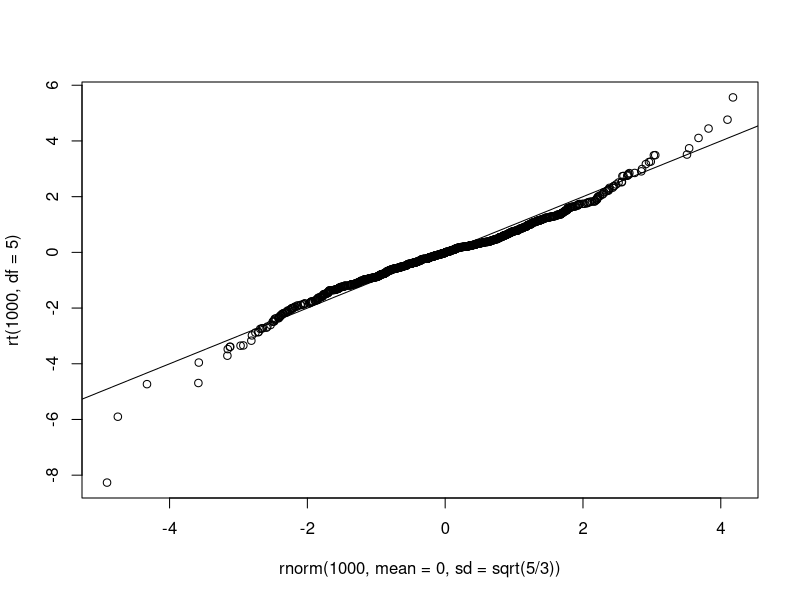
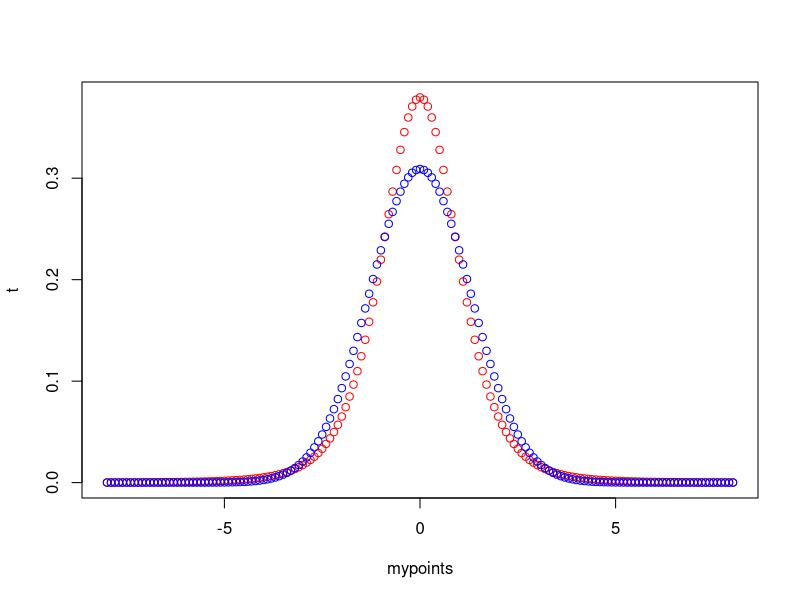
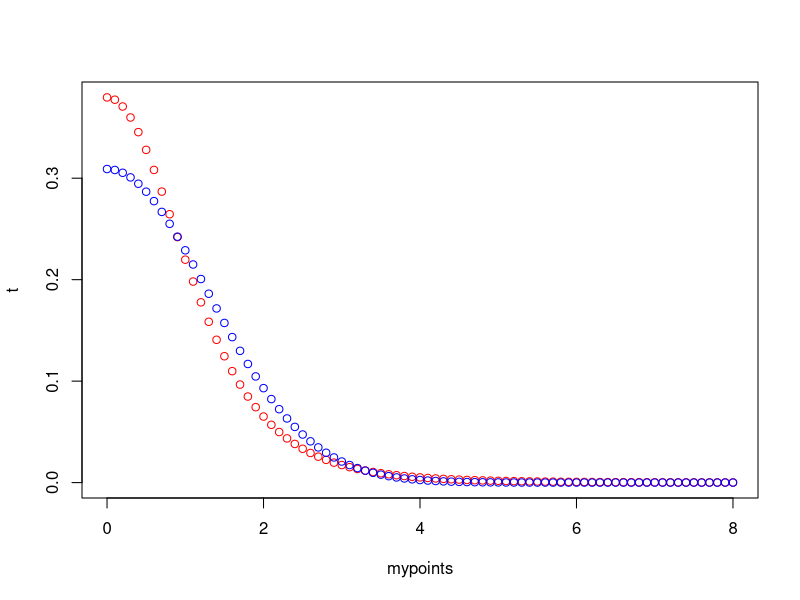
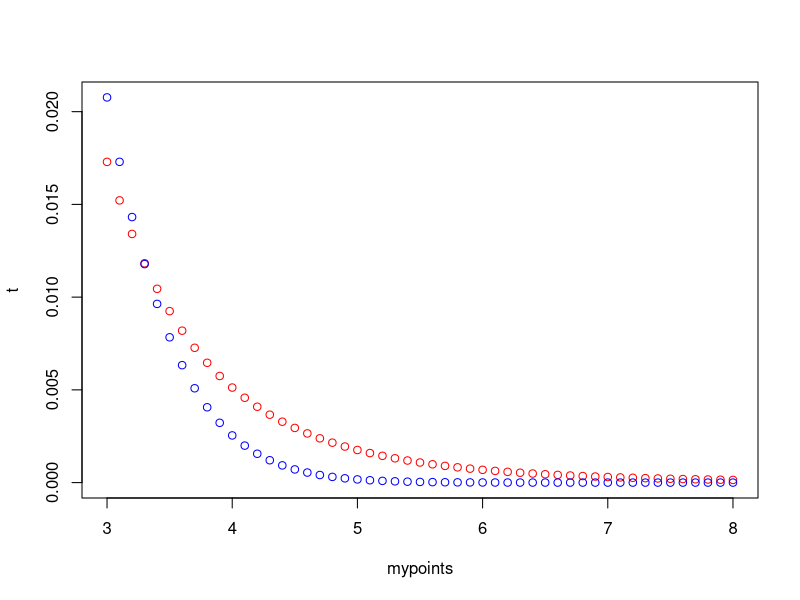
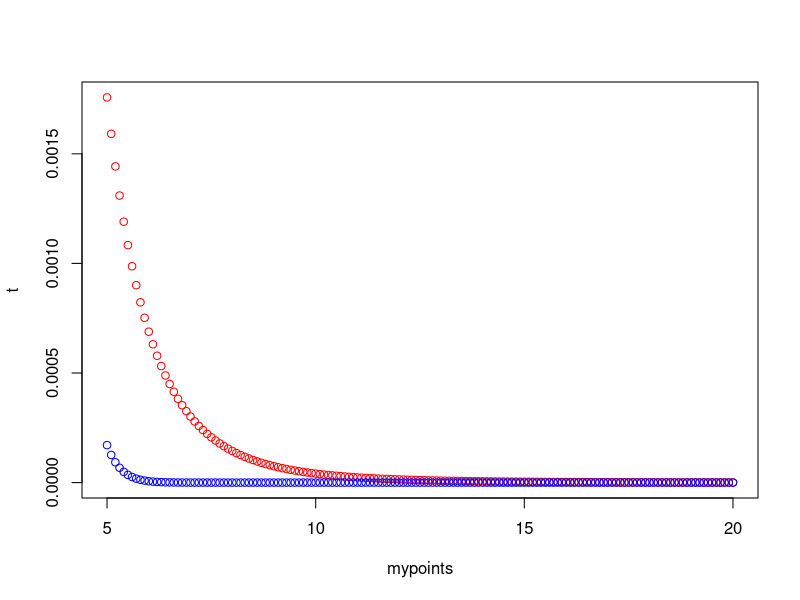
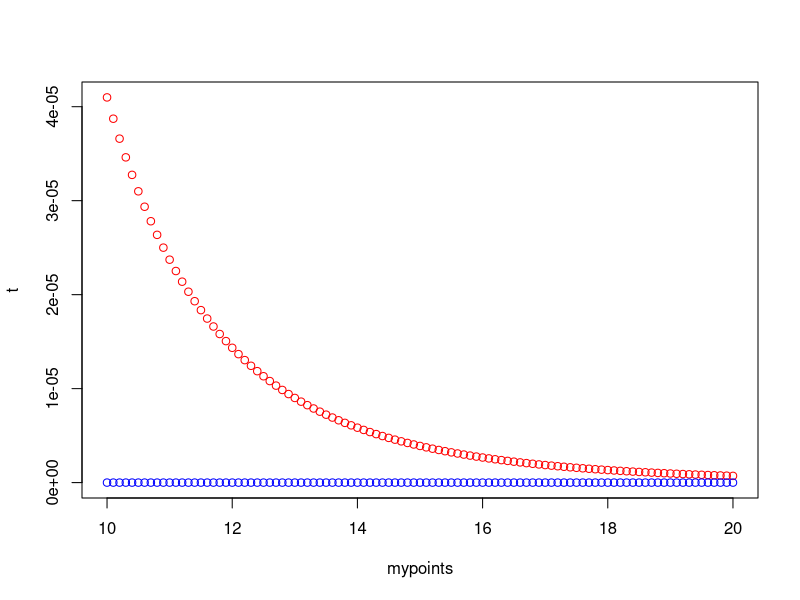

Generate these figures, in order, with R:
# continue to study randomly generated values and the resulting qqplots
# that let us see how two different distributions are related to each other

# This time we use Student t distribution
# which is important in mathematical statistics,
# but which we will probably not see in our probability theory course

?rt
# In our example, we will use Student t distribution with 5 degrees of freedom
# i.e., we will use df=5

# We should compare (naturally) to another kind of random variable
# with mean 0 and standard deviation sqrt(5/3)

qqplot( rnorm(1000, mean=0, sd=sqrt(5/3)), rt(1000, df=5) )
abline(0,1)   # line with y-int 0 and slope 1

# Notice that both distributions have 0 as the median
# As we move away from the median, say toward the right-hand side,
# we see that the distribution is more heavily skewed in the normal direction
# so that the normal random variables are headed away from the median faster
# but then as we get further out into the tail, the Student t numbers
# become more skewed, i.e., head away from the median faster

# Same phenomenon on the left-hand side too,
# i.e., moving to the left-hand side away from the median,
# the normal random variables are headed away from the median faster
# but after a certain point, as we head toward -infinity, 
# the Student t numbers are skewed closer to -infinity, i.e.,
# move away from the median faster

# This is just a process, something for your eyes to get used to.
# Let's compare to how the densities of the two distributions look
# i.e., let's look at the density f(x) for each distribution

# We can use dt and dnorm for this purpose

mypoints <- seq(-8,8,by=0.1)
t <- dt( mypoints, df=5)   # this shows how the density of Student t is shaped
n <- dnorm( mypoints, mean=0, sd=sqrt(5/3)) # this shows the density of a normal distribution

plot( mypoints, t, ylim=c(min(n,t), max(n,t)), col="red")
points( mypoints, n, col="blue")
# wrote Student t distribution in red
# and the normal distribution in blue

# Notice that the Student t distribution is slightly more compact near the median
# i.e., slightly more densely distributed near the median

# but it is also more skewed away from the median as we go into the tails

mypoints <- seq(0,8,by=0.1)
t <- dt( mypoints, df=5)   # this shows how the density of Student t is shaped
n <- dnorm( mypoints, mean=0, sd=sqrt(5/3)) # this shows the density of a normal distribution

plot( mypoints, t, ylim=c(min(n,t), max(n,t)), col="red")
points( mypoints, n, col="blue")



mypoints <- seq(3,8,by=0.1)
t <- dt( mypoints, df=5)   # this shows how the density of Student t is shaped
n <- dnorm( mypoints, mean=0, sd=sqrt(5/3)) # this shows the density of a normal distribution

plot( mypoints, t, ylim=c(min(n,t), max(n,t)), col="red")
points( mypoints, n, col="blue")




mypoints <- seq(5,20,by=0.1)
t <- dt( mypoints, df=5)   # this shows how the density of Student t is shaped
n <- dnorm( mypoints, mean=0, sd=sqrt(5/3)) # this shows the density of a normal distribution

plot( mypoints, t, ylim=c(min(n,t), max(n,t)), col="red")
points( mypoints, n, col="blue")



mypoints <- seq(10,20,by=0.1)
t <- dt( mypoints, df=5)   # this shows how the density of Student t is shaped
n <- dnorm( mypoints, mean=0, sd=sqrt(5/3)) # this shows the density of a normal distribution

plot( mypoints, t, ylim=c(min(n,t), max(n,t)), col="red")
points( mypoints, n, col="blue")




